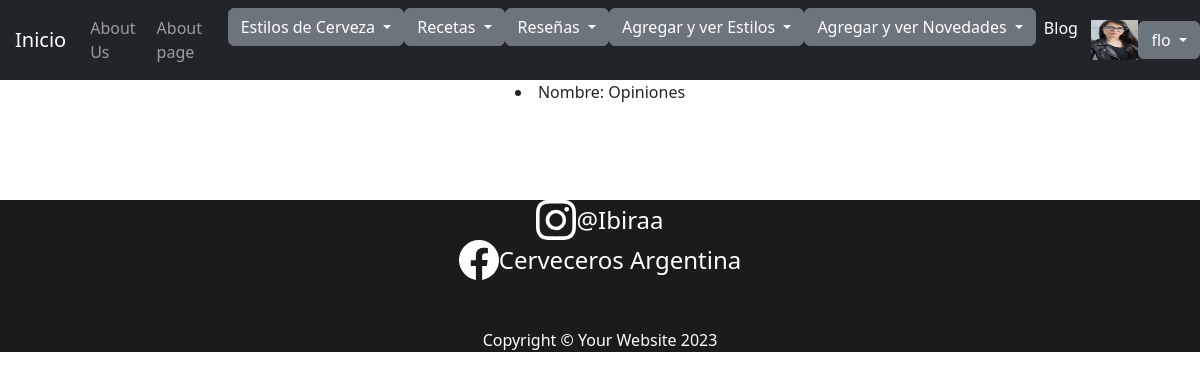
Page /app/categorias/ (signed in) on the committed database.
### Appfinal/models.py (models this page shows, shortened)
class Imagen(models.Model):
    user = models.OneToOneField(User, on_delete=models.CASCADE, null=True)
    imagen = models.ImageField(upload_to='imagenes', null=True, blank=True)
    def __str__(self):
        return f"{settings.MEDIA_URL}{self.imagen}"

class Categoria(models.Model):
    nombre = models.CharField(max_length=100)

### Appfinal/views.py (the view)
# urls.py: path('categorias/', lista_categorias, name="ListaCategorias"),
@login_required
def lista_categorias(request):
    categorias = Categoria.objects.all()
    return render(request, 'Appfinal/lista_categorias.html', {'categorias': categorias})

### Appfinal/context_processors.py (called while the page is built)
def custom_user(request):
    context = auth(request)
    user = context['user']
    if user.is_authenticated:
        imagen = Imagen.objects.filter(user=request.user.id)
        cant = len(imagen)
        if cant > 0:
            context['user_avatar'] = imagen[cant-1]
        else:
            context['user_avatar'] = ""
    return context

### Appfinal/template/Appfinal/lista_categorias.html
{% extends "Appfinal/index.html" %}
{% load static %}
{% block content %}
{% for categoria in categorias %}
<li>Nombre: {{ categoria.nombre }} </li>
{% endfor %}
{% endblock %}

### Appfinal/template/Appfinal/index.html (shortened to what this page needs)
<!DOCTYPE html>
{% load static %}
<html lang="en">
    <head>
        <link href="{% static 'Appfinal/css/styles.css' %}" rel="stylesheet" />
    </head>
    <body>
        <nav class="navbar navbar-expand-lg navbar-dark bg-dark" style="width: 100%;">
            <div class="container-fluid justify-content-center" style="margin-left: 10px;">
                <a class="navbar-brand" href="{% url 'Inicio2' %}" style="margin-left: 5px;">Inicio</a>
                <div class="collapse navbar-collapse" id="navbarSupportedContent">
                    <ul class="navbar-nav ms-auto mb-2 mb-lg-0">
                        <li class="nav-item"><a class="nav-link" href="{% url 'About' %}">About Us</a></li>
                        <li class="nav-item"><a class="nav-link" href="{% url 'Nosotros' %}">About page</a></li>
                        <div class="dropdown">
                            <button class="btn btn-secondary dropdown-toggle" type="button" id="dropdownMenuButton1" data-bs-toggle="dropdown" aria-expanded="false">
                                Estilos de Cerveza
                            </button>
                        </div>
                        <div class="dropdown">
                            <button class="btn btn-secondary dropdown-toggle" type="button" id="dropdownMenuButton1" data-bs-toggle="dropdown" aria-expanded="false">
                                Recetas
                            </button>
                        </div>
                        <div class="dropdown">
                            <button class="btn btn-secondary dropdown-toggle" type="button" id="dropdownMenuButton1" data-bs-toggle="dropdown" aria-expanded="false">
                                Reseñas
                            </button>
                        </div>
                        <div class="dropdown">
                            <button class="btn btn-secondary dropdown-toggle" type="button" id="dropdownMenuButton1" data-bs-toggle="dropdown" aria-expanded="false">
                                Agregar y ver Estilos
                            </button>
                        </div>
                        <div class="dropdown">
                            <button class="btn btn-secondary dropdown-toggle" type="button" id="dropdownMenuButton1" data-bs-toggle="dropdown" aria-expanded="false">
                                Agregar y ver Novedades
                            </button>
                        </div>
                        <li class="nav-item"><a class="nav-link active" aria-current="page" href="{% url 'Blog' %}">Blog</a></li>
                    </ul>
                </div>
                {% if request.user.is_authenticated %}
                {% if user_avatar %}
                <img src="{{user_avatar}}" alt="" style="height: 40px;width: 50px;">
                {% endif %}
                <div class="dropdown">
                    <button class="btn btn-secondary dropdown-toggle" type="button" id="dropdownMenuButton1" data-bs-toggle="dropdown" aria-expanded="false">
                        {{ request.user.username }}
                    </button>
                </div>
                          {% endif %}
            </div>
        </nav>
        {% block content %}{% endblock %}
<br>
<br>
<br>
<br>
        <footer class="footer dark">
            <div class="content" >
                <div class="icon-text-container">
                    <a href="https://www.instagram.com/ibirraa/" target="_blank" style="text-decoration: none;">
                    <div class="icon-container" style="text-align: center; display: flex; justify-content: center; align-items: center; height: 100%;">
                    </a>
                        <span style="color: white; font-size: 24px; text-align: center; display: block;">@Ibiraa</span>
                </div>
                <div class="icon-text-container">
                    <a href="https://www.facebook.com/Cerveceros Argentinos/" target="_blank" style="text-decoration: none;">
                    <div class="icon-container" style="text-align: center; display: flex; justify-content: center; align-items: center; height: 100%;">
                    </a>
                        <span style="color: white; font-size: 24px; text-align: center; display: block;">Cerveceros Argentina</span>
                    </div>
                    <br>
                    <br>
                <p class="m-0 text-center text-white">Copyright &copy; Your Website 2023</p>
            </div>
        </footer>
    </body>
</html>

### Appfinal/template/Appfinal/index.html (style rules this page uses)
body { display: flex; justify-content: center; align-items: center; flex-direction: column; text-align: left; height: 100%; }
body { background-color: antiquewhite ; }
footer { flex-shrink: 0; }
.dark { background-color: #000000e4; color: #fff; width: 100%; text-align: center; display: flex; justify-content: center; }
.content { text-align: center; }
.navbar .nav-item { margin-right: 5px; }

### rows in the picture
Imagen: imagen (picture)
Categoria: nombre "Opiniones"

### other values in the picture
{{ request.user.username }} "flo"
